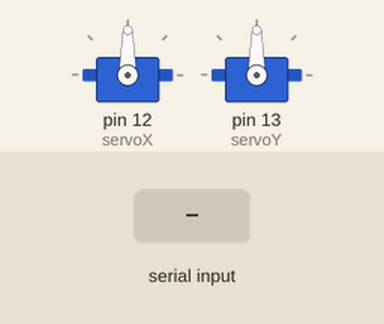
A sketch run on a simulated Arduino Uno, built with avr-gcc and run on an emulated ATmega328P. Parts: 2 × servo. The inputs (shaded band) are chosen by the test bench.

Above: at 1.2 s.
1.3 s: "Y" received over Serial
At 2.0 s:
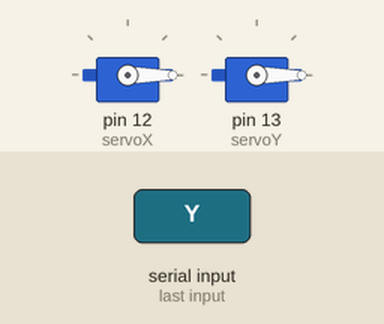
2.8 s: "30,150\n" received over Serial
At 3.3 s:
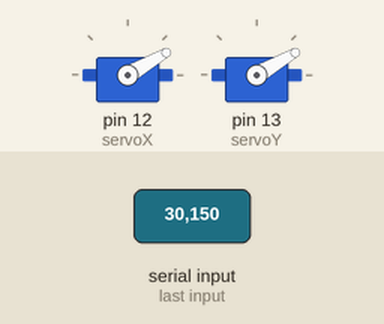
4.3 s: "200\n" received over Serial
At 5.5 s:
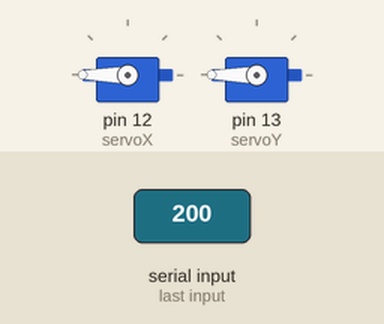
5.8 s: "X" received over Serial
At 6.5 s:
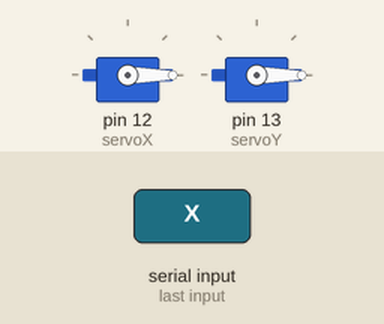
7.3 s: "90,45\n" received over Serial
At 7.9 s:
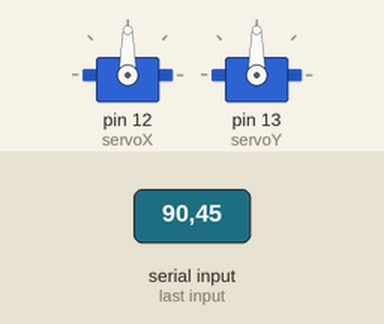
Timing chart, 0 to 9.8 s (numbered marks = the images above; inputs shaded):
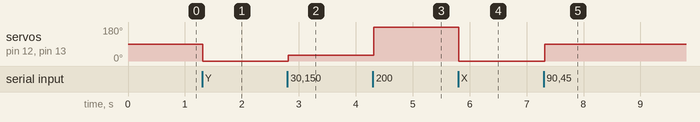

The sketch:

laser-turret.ino
```cpp
#include<Servo.h>
Servo servoX;                         //X and Y axis servos
Servo servoY;

String serialData;

void setup()
{
  servoX.attach(12);   //assign servo x to pin 12
  servoY.attach(13);   //assign servo y to pin 13
  Serial.begin(9600);
  Serial.setTimeout(10);  //set serial timeout to 10ms (default is 1000ms between each command)
}

/*Position Data is sent to the arduino via serial as a string with the format "X ... Y ..." - where "X" and "Y" indicate the coordinate and "..." being the
  values corresponding to the x and y coordinates. The data needs to be parsed so that only the relevant values are written onto the X and Y servos*/


//parsing for the X servo involves removing all the subsequent Y data as well as the X index beforehand, leaving only the X coordinate values.
int parseDataX (String data)
{
  data.remove(data.indexOf("Y"));       //removes all subsequent data starting from the Y index
  data.remove(data.indexOf("X"), 1);    //removes the index of X, only removing 1 character
  return data.toInt();                  //converts parsed data to an integer
}

//parsing for the Y servo involves removing all the data before the Y coordinate values
int parseDataY (String data)
{
  data.remove(0, data.indexOf("Y") + 1); //removes data starting from "X" up to the Y index (the count is Y_index + 1, since the first index is 0 not 1)

  return data.toInt();
}
void serialEvent()
{
  serialData = Serial.readString(); //used to read out the current the serial string being sent to the arduino

  servoX.write(parseDataX(serialData));  //the serial data is parsed to fit X and written onto the servo
  servoY.write(parseDataY(serialData));  //the serial data is parsed to fit Y and written onto the servo

}

void loop() {}
```

Measured:
- after the input at 1.3 s, servo on pin 12 (servoX), servo on pin 13 (servoY): 90° → 0° at once
- after the input at 2.8 s, servo on pin 12 (servoX), servo on pin 13 (servoY): 0° → 30° at once
- after the input at 4.3 s, servo on pin 12 (servoX), servo on pin 13 (servoY): 30° → 180° at once
- after the input at 5.8 s, servo on pin 12 (servoX), servo on pin 13 (servoY): 180° → 0° at once
- after the input at 7.3 s, servo on pin 12 (servoX), servo on pin 13 (servoY): 0° → 90° at once
